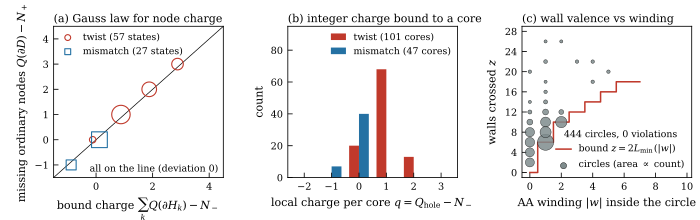

This figure's Python source:
from style import *
import json
from collections import Counter
R=json.load(open(P+'topo_all.json')); ZW=json.load(open(P+'zw.json'))
fig,axs=plt.subplots(1,3,figsize=(W2,2.2),gridspec_kw=dict(wspace=0.38,left=0.075,right=0.99,bottom=0.19,top=0.88))
ax=axs[0]
for fam,c,mk,off in (('twist',CT,'o',-0.12),('mismatch',CM,'s',0.12)):
    X=[sum(cc['Qhole'] for cc in r['cores'])-r['Nminus'] for r in R if r['fam']==fam]
    Y=[r['Qbox']-r['Nplus'] for r in R if r['fam']==fam]
    Cn=Counter(zip(X,Y))
    for (x_,y_),n in Cn.items(): ax.scatter(x_+off,y_,s=10+6*n,marker=mk,facecolor='none',edgecolor=c,lw=0.8)
    ax.scatter([],[],s=18,marker=mk,facecolor='none',edgecolor=c,lw=0.8,label=f'{fam} ({len(X)} states)')
ax.plot([-1.5,4.5],[-1.5,4.5],'k-',lw=0.5,zorder=0); ax.set_xlim(-1.5,4.5); ax.set_ylim(-1.5,4.5)
ax.set_xlabel(r'bound charge $\sum_k Q(\partial H_k)-N_-$'); ax.set_ylabel(r'missing ordinary nodes $Q(\partial D)-N_+$')
ax.legend(loc='upper left'); ax.text(0.97,0.04,'all on the line (deviation 0)',transform=ax.transAxes,ha='right',fontsize=6.8)
plabel(ax,'(a)','Gauss law for node charge')
ax=axs[1]
for fam,off,c in (('twist',-0.18,CT),('mismatch',0.18,CM)):
    q=[p['Qhole']-p['Nminus_local'] for r in R if r['fam']==fam and r['mode'] in ('R','pair') for p in r['cores']]
    C=Counter(q); xs=sorted(C); ax.bar(np.array(xs)+off,[C[x] for x in xs],0.36,color=c,label=f'{fam} ({len(q)} cores)')
ax.set_xlabel(r'local charge per core $q=Q_{\rm hole}-N_-$'); ax.set_ylabel('count'); ax.legend(loc='upper right'); ax.set_ylim(0,95)
ax.set_xticks(range(-2,4)); ax.set_xlim(-2.6,3.6)
plabel(ax,'(b)','integer charge bound to a core')
ax=axs[2]
Lm={0:0,1:3,2:5,3:6,4:7,5:8,6:9,7:9}
C=Counter((abs(o['w']),o['z']) for o in ZW)
for (w,z),n in C.items(): ax.scatter(w,z,s=4+1.2*n,facecolor=CG,edgecolor='k',lw=0.3,alpha=0.85,zorder=3)
ww=np.arange(0,8); ax.step(ww,[2*Lm[w] for w in ww],where='mid',c=CT,lw=1.1,label=r'bound $z=2L_{\min}(|w|)$')
ax.scatter([],[],s=20,facecolor=CG,edgecolor='k',lw=0.3,label='circles (area $\\propto$ count)')
ax.set_xlabel(r'AA winding $|w|$ inside the circle'); ax.set_ylabel(r'walls crossed $z$')
ax.set_yticks(range(0,29,4)); ax.set_ylim(-1,29); ax.set_xlim(-0.5,10.3); ax.set_xticks([0,2,4,6,8,10]); ax.legend(loc='lower right',title=f'{len(ZW)} circles, 0 violations',title_fontsize=6.8)
plabel(ax,'(c)','wall valence vs winding')
save(fig,'fig2')
print(max(abs(r['Qbox']-(r['Nplus']-r['Nminus']+sum(cc['Qhole'] for cc in r['cores']))) for r in R), max(o['z'] for o in ZW), max(abs(o['w']) for o in ZW))
